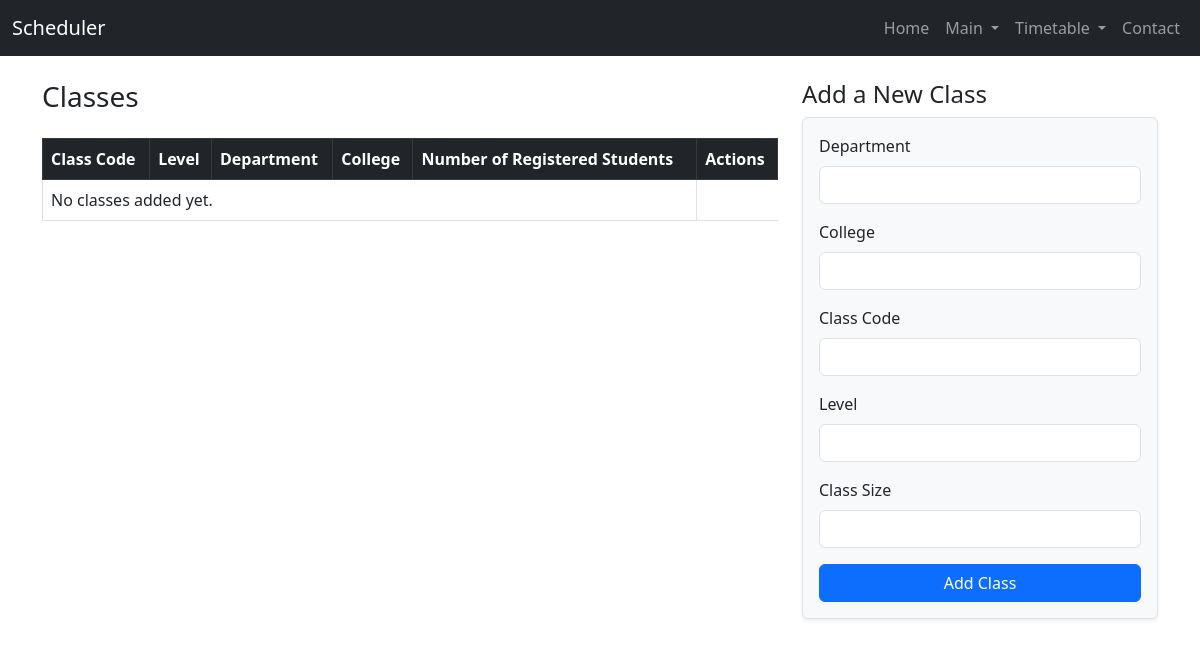
The page /timetable/classes/ on the database as committed earlier.
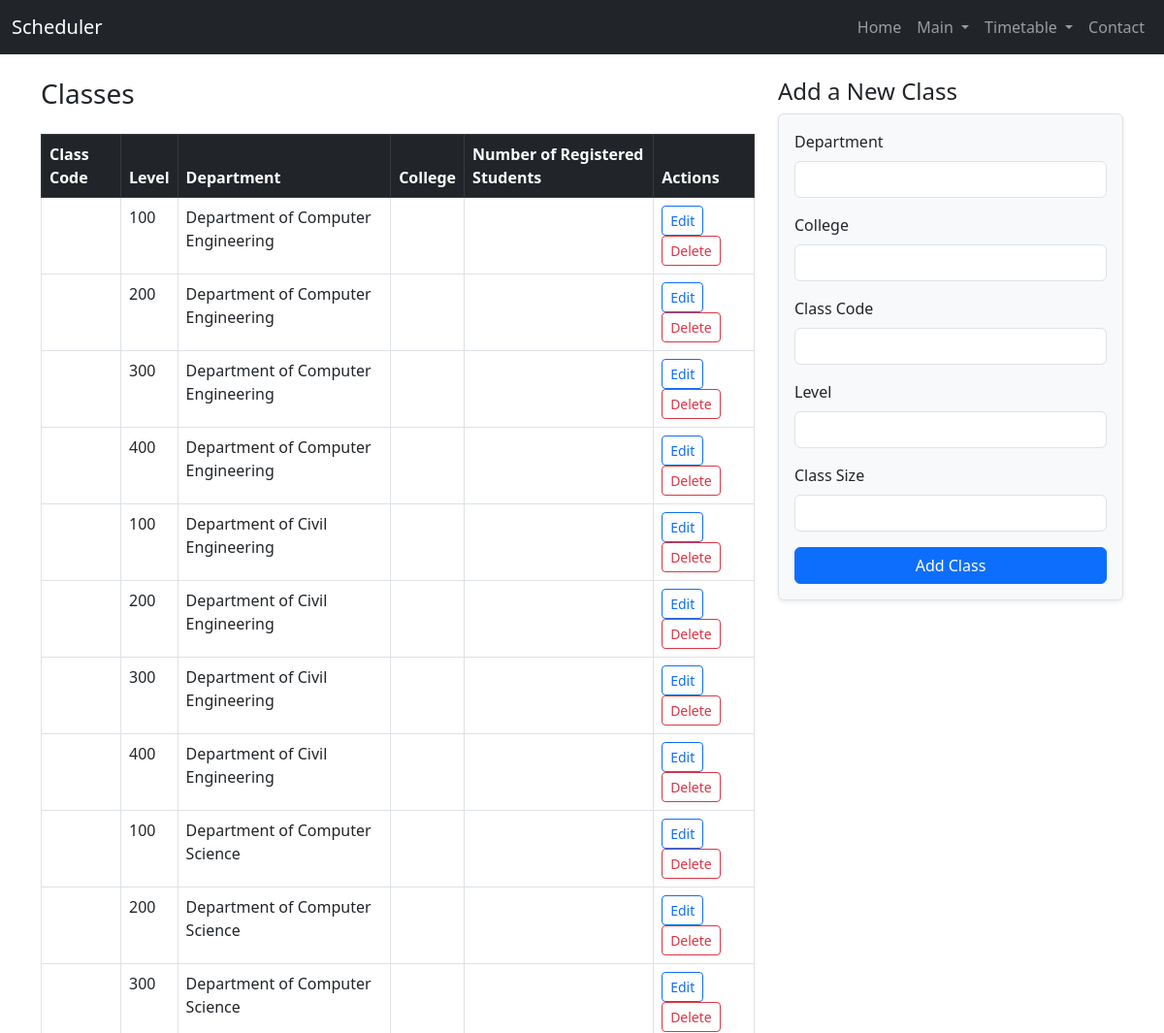
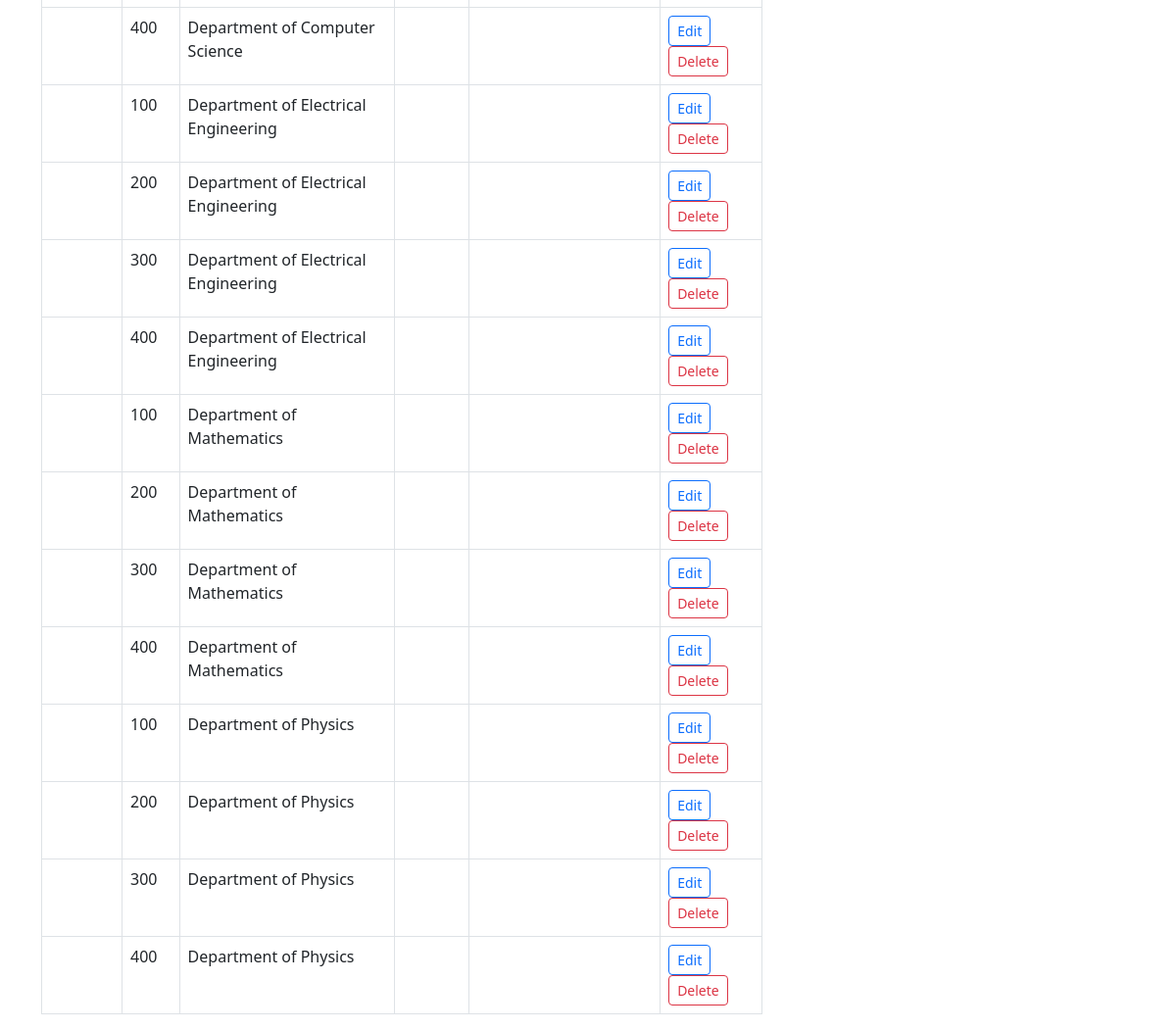
The same page on the database as committed later (2 pictures, top to bottom).
### Timetable/models.py (models this page shows, shortened)
class Class(models.Model):
    code = models.CharField(max_length=20, unique=True)
    name = models.CharField(max_length=100, blank=True, null=True)
    department = models.ForeignKey(Department, on_delete=models.CASCADE)
    level = models.PositiveIntegerField()
    size = models.PositiveIntegerField()
    class Meta:
        verbose_name_plural = "Classes"
        ordering = ['code']

class Department(models.Model):
    code = models.CharField(max_length=10, unique=True)
    name = models.CharField(max_length=100)
    building = models.ForeignKey(Building, on_delete=models.SET_NULL, null=True, blank=True)
    college = models.ForeignKey('College', on_delete=models.SET_NULL, null=True, blank=True, related_name='departments')
    def __str__(self):
        return self.name

### Timetable/views.py (the view, shortened to what this page needs)
# urls.py: path('classes/',views.classes, name='classes'),
def classes(request):
    classes = Class.objects.all()
    return render(request, 'timetable/classes.html', {'classes': classes})

### templates/timetable/classes.html (shortened to what this page needs)
{% extends 'home/base.html' %}
{% block content %}
<div class="row">
    <div class="col-md-8">
        <h3 class="mb-4">Classes</h3>
        <table class="table table-bordered table-hover">
            <thead class="table-dark">
                <tr>
                    <th>Class Code</th>
                    <th>Level</th>
                    <th>Department</th>
                    <th>College</th>
                    <th>Number of Registered Students</th>
                    <th>Actions</th>
                </tr>
            </thead>
            <tbody>
                {% for class in classes %}
                <tr>
                    <td>{{ class.class_code }}</td>
                    <td>{{ class.level }}</td>
                    <td>{{ class.department }}</td>
                    <td>{{ class.college }}</td>
                    <td>{{ class.class_size }}</td>
                    <td>
                        <a href="{% url 'edit_class' class.id %}" class="btn btn-sm btn-outline-primary">Edit</a>
                        <a href="{% url 'delete_class' class.id %}" class="btn btn-sm btn-outline-danger" onclick="return confirm('Are you sure you want to delete this class?');">Delete</a>
                    </td>
                </tr>
                {% empty %}
                <tr><td colspan="5">No classes added yet.</td></tr>
                {% endfor %}
            </tbody>
        </table>
    </div>
    <div class="col-md-4">
        <h4>Add a New Class</h4>
        <form method="post" class="border p-3 rounded shadow-sm bg-light">
            <div class="mb-3">
                <label for="department" class="form-label">Department</label>
                <input type="text" class="form-control" id="department" name="department" required>
            </div>
            <div class="mb-3">
                <label for="college" class="form-label">College</label>
                <input type="text" class="form-control" id="college" name="college" required>
            </div>
            <div class="mb-3">
                <label for="class_code" class="form-label">Class Code</label>
                <input type="text" class="form-control" id="class_code" name="class_code" required>
            </div>
            <div class="mb-3">
                <label for="level" class="form-label">Level</label>
                <input type="number" class="form-control" id="level" name="level" required>
            </div>
            <div class="mb-3">
                <label for="class_size" class="form-label">Class Size</label>
                <input type="number" class="form-control" id="class_size" name="class_size" required>
            </div>
            <button type="submit" class="btn btn-primary w-100">Add Class</button>
        </form>
    </div>
</div>
{% endblock %}

Rows that differ between the two databases and show on the page:
added Class: level "100", department "Department of Computer Engineering"
added Class: level "200", department "Department of Computer Engineering"
added Class: level "300", department "Department of Computer Engineering"
added Class: level "400", department "Department of Computer Engineering"
added Class: level "100", department "Department of Civil Engineering"
added Class: level "200", department "Department of Civil Engineering"
added Class: level "300", department "Department of Civil Engineering"
added Class: level "400", department "Department of Civil Engineering"
added Class: level "100", department "Department of Computer Science"
added Class: level "200", department "Department of Computer Science"
added Class: level "300", department "Department of Computer Science"
added Class: level "400", department "Department of Computer Science"
added Class: level "100", department "Department of Electrical Engineering"
added Class: level "200", department "Department of Electrical Engineering"
added Class: level "300", department "Department of Electrical Engineering"
added Class: level "400", department "Department of Electrical Engineering"
added Class: level "100", department "Department of Mathematics"
added Class: level "200", department "Department of Mathematics"
added Class: level "300", department "Department of Mathematics"
added Class: level "400", department "Department of Mathematics"
added Class: level "100", department "Department of Physics"
added Class: level "200", department "Department of Physics"
added Class: level "300", department "Department of Physics"
added Class: level "400", department "Department of Physics"
Other text that changed with them:
text no longer shown: "No classes added yet."
